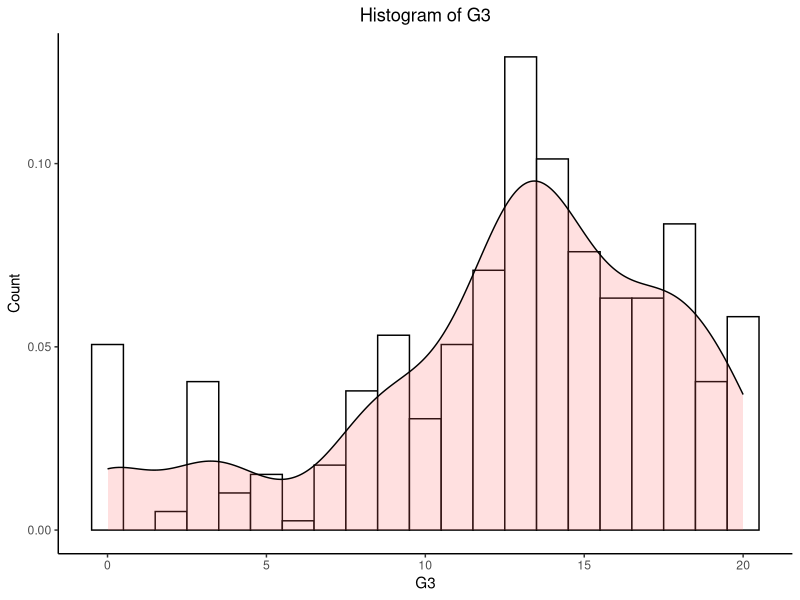
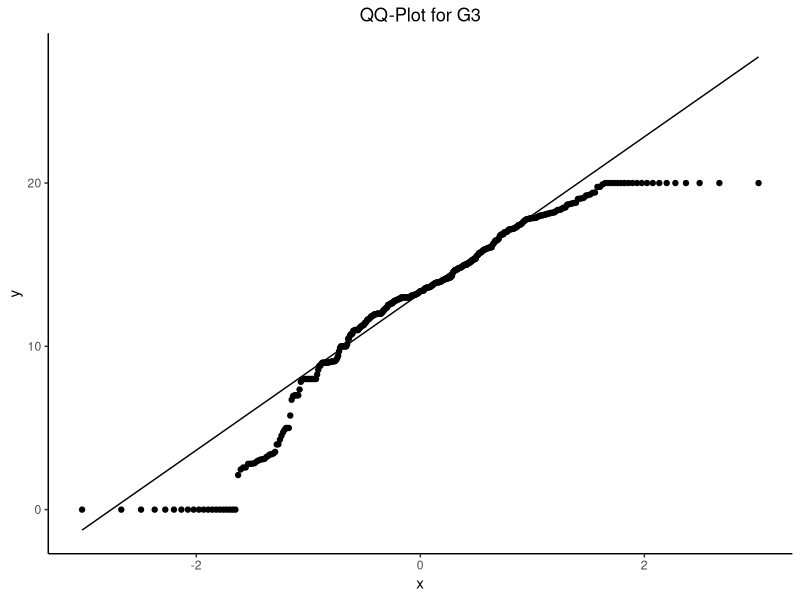
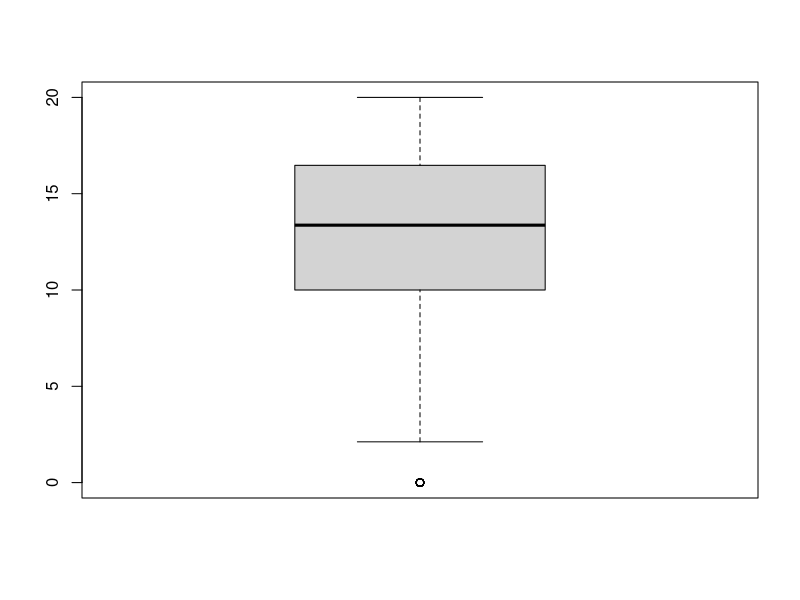
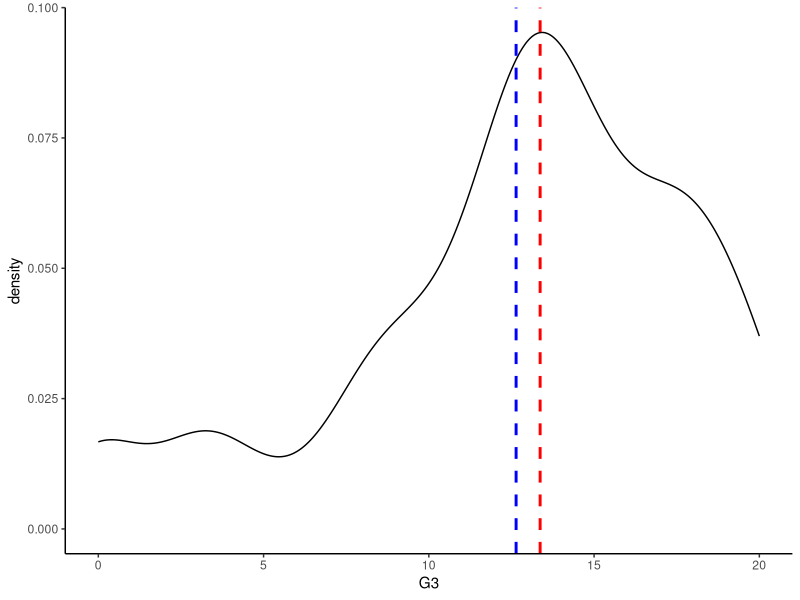
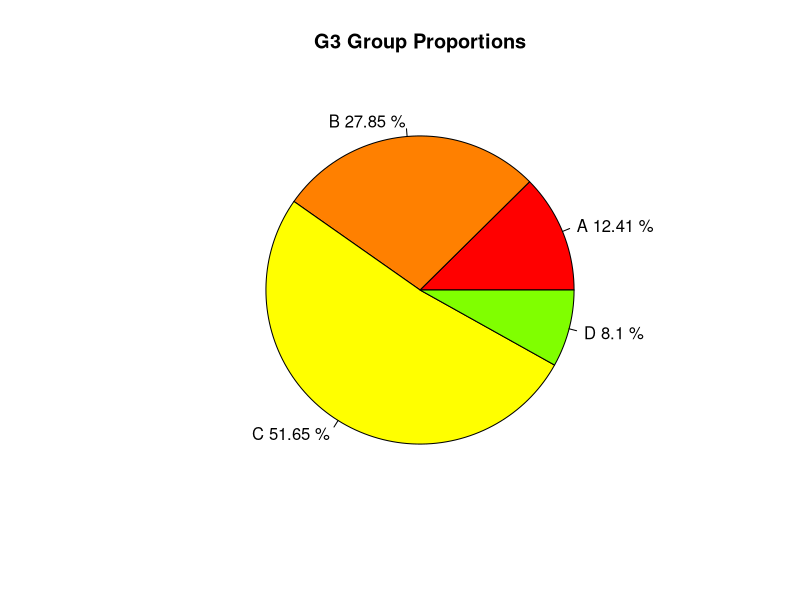
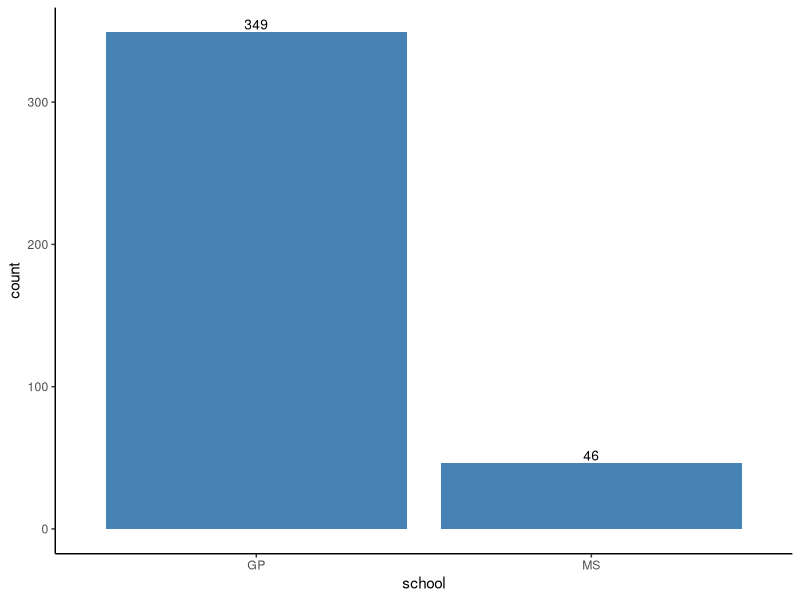
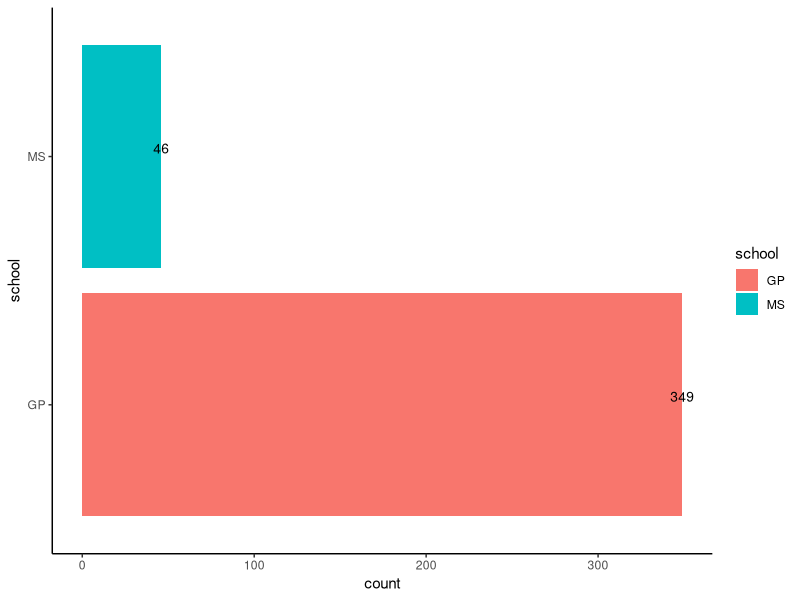
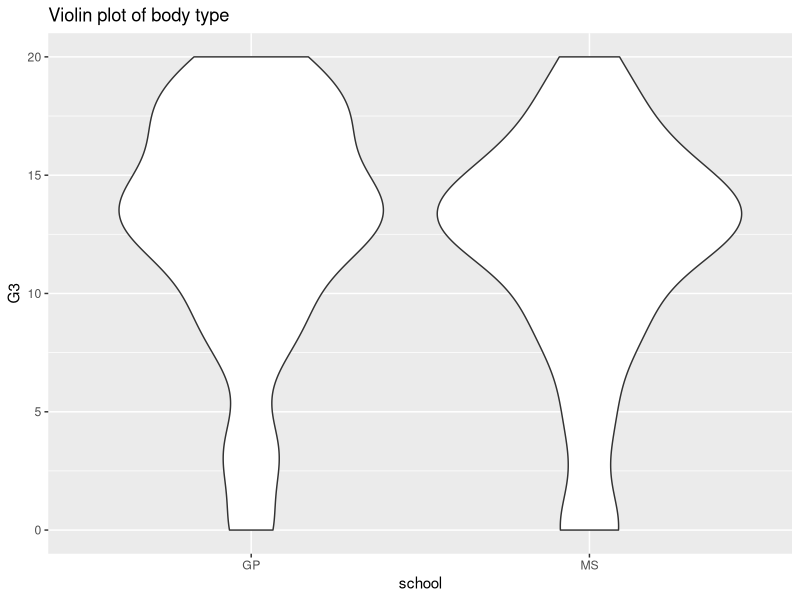

R code for these plots, in order:
install.packages("hexbin")
library(dplyr)
library(ggplot2)

data <- read.csv('StudentsPerformance.csv')

num_variables <- ncol(data)
num_cases <- nrow(data)

# data %>% group_by(factor1, factor2) %>% summarize(count=n())
################################################################################
# 1.a
numeric_var <- 'age'
p <- ggplot(data,
            aes(x=G3)) +
  geom_histogram(aes(y=..density..),
                 binwidth=1,
                 fill='white',
                 color="black") +
  geom_density(alpha=.2,
               fill="#FF6666") +
  labs(title="Histogram of G3", x="G3", y = "Count")+
  theme_classic() +
  theme(plot.title = element_text(hjust = 0.5))
show(p)
################################################################################
# 1.b
p <- ggplot(data,
            aes(sample=G3)) +
  stat_qq() +
  stat_qq_line() +
  scale_shape_manual(values=c(4,13)) +
  scale_color_brewer(palette="Dark2") +
  theme_classic() +
  labs(title=paste("QQ-Plot for G3")) +
  theme(plot.title = element_text(hjust = 0.5))
show(p)
################################################################################
# 1.c
col = data$G3
skewness = (mean(col)-median(col)) / sd(col)
cat("skewness of G3:", skewness)
################################################################################
# 1.d
boxplot(data$G3)
################################################################################
# 1.e
cat("mean of G3:", mean(col), '\n')
cat("median of G3:", median(col), '\n')
cat("variance of G3:", var(col), '\n')
cat("standard deviation of G3:", sd(col), '\n')
################################################################################
# 1.f
p <- ggplot(data,
            aes(x=G3)) + 
  geom_density() +
  geom_vline(aes(xintercept=mean(G3)),
              color="blue",
              linetype="dashed",
              size=1) +
  geom_vline(aes(xintercept=median(G3)),
             color="red",
             linetype="dashed",
             size=1) +
  theme_classic()
show(p)
################################################################################
pct <- round(c(sum(col <= 0.5*mean(col)),
                  sum(col > 0.5*mean(col) & col <= mean(col)),
                  sum(col > mean(col) & col <= 1.5*mean(col)),
                  sum(col > 1.5*mean(col) & col <= max(col)))
                  * 100 / num_cases,
                  2)

pie_df <- data.frame(group = c("A", "B", "C", "D"),
                     value = pct)
pie(pie_df$value,
    labels = paste(pie_df$group, sep = " ", pct, "%"),
    col = rainbow(pct),
    main = "G3 Group Proportions")


################################################################################
################################################################################
################################################################################
################################################################################
################################################################################



# 2.A. find the frequency of each category and its percentage.
school_groups = data %>% group_by(school) %>% summarize(count=n())
pct = round(school_groups$count / num_cases * 100, 2)
cat(paste(school_groups$school, "school frequency=", sep = " ", school_groups$count),  sep="\n")
cat(paste(school_groups$school, "school percentage=", sep = " ", pct, "%"),  sep="\n")
# GP school percentage= 88.35 %
# MS school percentage= 11.65 %
################################################################################
# 2.B. Plot a barplot for this variable and add percentage marks to it. Use different colors for each category.
p <- ggplot(data=school_groups, aes(x=school, y=count)) +
  geom_bar(stat="identity", fill="steelblue") +
  geom_text(aes(label=count), vjust=-0.3, size=3.5) +
  theme_classic()
show(p)
################################################################################
# 2.C. Sort the categories by their frequencies, then using a horizontal barplot to show the result.
p <- ggplot(data=school_groups[order(school_groups$count)],
            aes(x=school,
                y=count,
                fill=school)) +
  geom_bar(stat="identity") +
  geom_text(aes(label=count),
            vjust=-0.3,
            size=3.5) +
  theme_classic() +
  coord_flip()
show(p)
################################################################################
# D. Plot a violin plot for this variable.
# https://www.r-graph-gallery.com/95-violin-plot-with-ggplot2.html
p <- ggplot(data) +
  geom_violin(aes(x=school,
                  y=G3)) +
  ggtitle("Violin plot of body type")
p
################################################################################
################################################################################
################################################################################
################################################################################
################################################################################

ggplot(data, aes(x=G1,
                 y=G2)) + 
  geom_point()+
  geom_smooth(method=lm,
              se=FALSE)
################################################################################
cor.test(data$G1, data$G2)
################################################################################
# http://www.sthda.com/english/wiki/ggplot2-scatter-plots-quick-start-guide-r-software-and-data-visualization
p <- ggplot(data, aes(x=G1,
                      y=G2,
                      shape=sex,
                      col=sex)) + 
  geom_point() +
  geom_smooth(method=lm)


show(p)
################################################################################
p <- ggplot(data, aes(G1, G2), bins = 0.1) +
  geom_hex()

show(p)
################################################################################
################################################################################
################################################################################
################################################################################
################################################################################


















